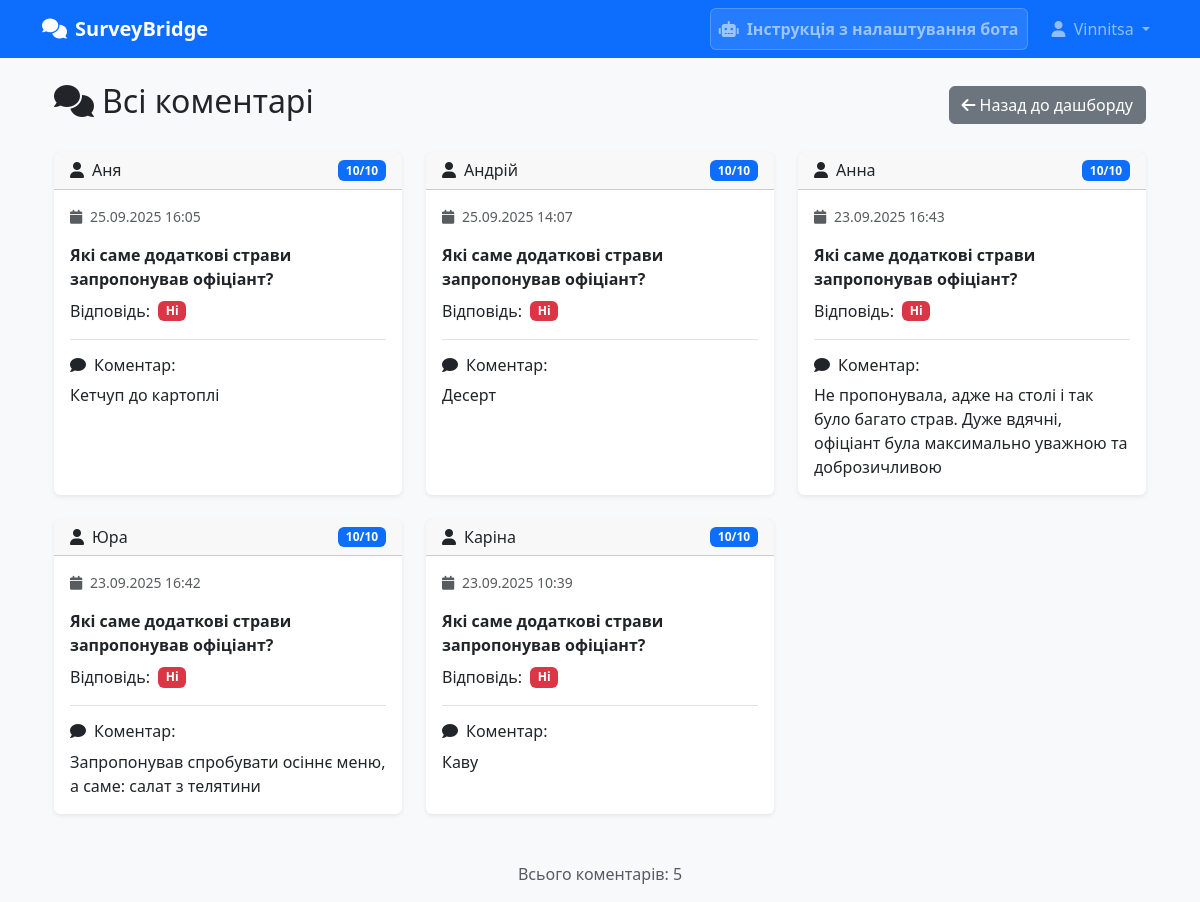
The app's page /user/all-comments (signed in) with its own data.
### models.py (models this page shows, shortened)
class User(UserMixin, db.Model):
    __tablename__ = 'users'
    id = db.Column(db.Integer, primary_key=True)
    login = db.Column(db.String(80), unique=True, nullable=False)
    password_hash = db.Column(db.String(120), nullable=False)
    restaurant_name = db.Column(db.String(200), nullable=False)
    city = db.Column(db.String(100), nullable=False)
    bot_token = db.Column(db.String(200), nullable=True)
    telegram_group_id = db.Column(db.String(50), nullable=True)  # ID групи Telegram для сповіщень
    telegram_group_name = db.Column(db.String(200), nullable=True)  # Назва групи Telegram
    telegram_group_link = db.Column(db.String(200), nullable=True)  # Посилання на групу Telegram
    telegram_group_enabled = db.Column(db.Boolean, default=False, nullable=False)  # Увімкнути групові сповіщення
    unique_token = db.Column(db.String(32), unique=True, nullable=False)
    email_address = db.Column(db.String(120), nullable=True)  # Email адреса для сповіщень
    email_enabled = db.Column(db.Boolean, default=False, nullable=False)  # Увімкнути email сповіщення
    is_active = db.Column(db.Boolean, default=True, nullable=False)
    created_at = db.Column(db.DateTime, default=datetime.utcnow)
    questions = db.relationship('Question', backref='user', lazy=True, cascade='all, delete-orphan')
    surveys = db.relationship('Survey', backref='user', lazy=True, cascade='all, delete-orphan')
    qr_codes = db.relationship('QRCode', backref='user', lazy=True, cascade='all, delete-orphan')

class Answer(db.Model):
    __tablename__ = 'answers'
    id = db.Column(db.Integer, primary_key=True)
    survey_id = db.Column(db.Integer, db.ForeignKey('surveys.id'), nullable=False)
    question_id = db.Column(db.Integer, db.ForeignKey('questions.id'), nullable=False)
    answer = db.Column(db.Boolean, nullable=False)  # True = Так, False = Ні
    comment = db.Column(db.Text, nullable=True)
    created_at = db.Column(db.DateTime, default=datetime.utcnow)

class Survey(db.Model):
    __tablename__ = 'surveys'
    id = db.Column(db.Integer, primary_key=True)
    user_id = db.Column(db.Integer, db.ForeignKey('users.id'), nullable=False)
    waiter_name = db.Column(db.String(100), nullable=False)
    overall_score = db.Column(db.Integer, nullable=False)  # 1-10
    created_at = db.Column(db.DateTime, default=datetime.utcnow)
    answers = db.relationship('Answer', backref='survey', lazy=True, cascade='all, delete-orphan')

class Question(db.Model):
    __tablename__ = 'questions'
    id = db.Column(db.Integer, primary_key=True)
    user_id = db.Column(db.Integer, db.ForeignKey('users.id'), nullable=False)
    question_text = db.Column(db.Text, nullable=False)
    question_type = db.Column(db.String(20), default='yes_no', nullable=False)  # 'yes_no' або 'manual'
    is_active = db.Column(db.Boolean, default=True, nullable=False)
    created_at = db.Column(db.DateTime, default=datetime.utcnow)
    answers = db.relationship('Answer', backref='question', lazy=True, cascade='all, delete-orphan')

### app.py (the view)
@app.route('/user/all-comments')
@manager_required
def user_all_comments():
    comments = db.session.query(Answer, Survey, Question).join(
        Survey, Answer.survey_id == Survey.id
    ).join(
        Question, Answer.question_id == Question.id
    ).filter(
        Survey.user_id == current_user.id,
        Answer.comment.isnot(None),
        Answer.comment != ''
    ).order_by(Survey.created_at.desc()).all()
    return render_template('user/all_comments.html', comments=comments)

### app.py (called while the page is built, shortened)
@login_manager.user_loader
def load_user(user_id):
    return db.session.get(User, int(user_id))

def manager_required(f):
    @wraps(f)
    def decorated_function(*args, **kwargs):
        if 'admin_logged_in' in session:
            flash('Доступ заборонено. Адміністратор не може використовувати менеджерські функції.', 'error')
            return redirect(url_for('admin_dashboard'))
        if not current_user.is_authenticated:
            flash('Доступ заборонено. Потрібна авторизація менеджера.', 'error')
            return redirect(url_for('login'))
        return f(*args, **kwargs)
    return decorated_function

@app.before_request
def check_route_access():
    if request.endpoint in ['static', 'index', 'survey', 'survey_submit', 'survey_success', 'login', 'logout']:
        return
    if request.endpoint and (request.endpoint.startswith('user') or '/user/' in request.path):
        if 'admin_logged_in' in session:
            flash('Доступ заборонено. Адміністратор не може використовувати менеджерські функції.', 'error')
            return redirect(url_for('admin_dashboard'))
        if not current_user.is_authenticated:
            flash('Доступ заборонено. Потрібна авторизація менеджера.', 'error')
            return redirect(url_for('login'))

### templates/user/all_comments.html (shortened to what this page needs)
{% extends "base.html" %}
{% block content %}
<div class="container-fluid">
    <div class="row">
        <div class="col-md-12">
            <div class="d-flex justify-content-between align-items-center mb-4">
                <h2><i class="fas fa-comments me-2"></i>Всі коментарі</h2>
                <a href="{{ url_for('user_dashboard') }}" class="btn btn-secondary">
                    <i class="fas fa-arrow-left me-1"></i>Назад до дашборду
                </a>
            </div>
            {% if comments %}
                <div class="row">
                    {% for answer, survey, question in comments %}
                        <div class="col-md-6 col-lg-4 mb-4">
                            <div class="card h-100">
                                <div class="card-header d-flex justify-content-between align-items-center">
                                    <h6 class="mb-0">
                                        <i class="fas fa-user me-2"></i>{{ survey.waiter_name }}
                                    </h6>
                                    <span class="badge bg-primary">{{ survey.overall_score }}/10</span>
                                </div>
                                <div class="card-body">
                                    <p class="text-muted small mb-3">
                                        <i class="fas fa-calendar me-1"></i>
                                        {{ survey.created_at.strftime('%d.%m.%Y %H:%M') }}
                                    </p>
                                    <div class="mb-3">
                                        <strong class="d-block mb-2">{{ question.question_text }}</strong>
                                        <div class="d-flex align-items-center mb-2">
                                            <span class="me-2">Відповідь:</span>
                                            {% if answer.answer %}
                                                <span class="badge bg-success">Так</span>
                                            {% else %}
                                                <span class="badge bg-danger">Ні</span>
                                            {% endif %}
                                        </div>
                                    </div>
                                    <div class="border-top pt-3">
                                        <h6 class="mb-2">
                                            <i class="fas fa-comment me-2"></i>Коментар:
                                        </h6>
                                        <p class="mb-0">{{ answer.comment }}</p>
                                    </div>
                                </div>
                            </div>
                        </div>
                    {% endfor %}
                </div>
                <div class="d-flex justify-content-center mt-4">
                    <p class="text-muted">Всього коментарів: {{ comments|length }}</p>
                </div>
            {% endif %}
        </div>
    </div>
</div>
{% endblock %}

### templates/base.html (shortened to what this page needs)
<!DOCTYPE html>
<html lang="uk">
<head>
    <link href="https://cdn.jsdelivr.net/npm/bootstrap@5.3.0/dist/css/bootstrap.min.css" rel="stylesheet">
    <link href="https://cdnjs.cloudflare.com/ajax/libs/font-awesome/6.0.0/css/all.min.css" rel="stylesheet">
</head>
<body>
    <nav class="navbar navbar-expand-lg navbar-dark bg-primary">
        <div class="container">
            <span class="navbar-brand">
                <i class="fas fa-comments me-2"></i>SurveyBridge
            </span>
            {% if current_user.is_authenticated or session.get('admin_logged_in') %}
            <div class="navbar-nav ms-auto d-flex align-items-center">
                <a href="{{ url_for('bot_instructions') }}" class="nav-link me-3 d-flex align-items-center bot-instructions-link">
                    <i class="fas fa-robot me-2"></i>
                    <span class="fw-semibold">Інструкція з налаштування бота</span>
                </a>
                <div class="nav-item dropdown">
                    <a class="nav-link dropdown-toggle" href="#" role="button" data-bs-toggle="dropdown">
                        <i class="fas fa-user me-1"></i>
                        {% if session.get('admin_logged_in') %}
                            Адміністратор
                        {% else %}
                            {{ current_user.login }}
                        {% endif %}
                    </a>
                </div>
            </div>
            {% endif %}
        </div>
    </nav>
    <main class="container mt-4">
        {% block content %}{% endblock %}
    </main>
</body>
</html>

### templates/base.html (style rules this page uses)
body { background-color: #f8f9fa; font-family: 'Segoe UI', Tahoma, Geneva, Verdana, sans-serif; }
.navbar-brand { font-weight: 600; }
.card { border: none; box-shadow: 0 0.125rem 0.25rem rgba(0, 0, 0, 0.075); }
.bot-instructions-link { background-color: rgba(255,255,255,0.1) !important; border-radius: 0.375rem; padding: 0.5rem 1rem; text-decoration: none; transition: all 0.2s ease-in-out; border: 1px solid rgba(255,255,255,0.2); }

### records on screen
User: login "Vinnitsa"
Answer: waiter_name "Аня", overall_score "10", created_at "25.09.2025 16:05", question_text "Які саме додаткові страви запропонував офіціант?", answer "Ні", comment "Кетчуп до картоплі"
Answer: waiter_name "Андрій", overall_score "10", created_at "25.09.2025 14:07", question_text "Які саме додаткові страви запропонував офіціант?", answer "Ні", comment "Десерт"
Answer: waiter_name "Анна", overall_score "10", created_at "23.09.2025 16:43", question_text "Які саме додаткові страви запропонував офіціант?", answer "Ні", comment "Не пропонувала, адже на столі і так було багато страв. Дуже вдячні, офіціант була максимально уважною та доброзичливою"
Answer: waiter_name "Юра", overall_score "10", created_at "23.09.2025 16:42", question_text "Які саме додаткові страви запропонував офіціант?", answer "Ні", comment "Запропонував спробувати осіннє меню, а саме: салат з телятини"
Answer: waiter_name "Каріна", overall_score "10", created_at "23.09.2025 10:39", question_text "Які саме додаткові страви запропонував офіціант?", answer "Ні", comment "Каву"

### other values on screen
{{ comments|length }} "5"
